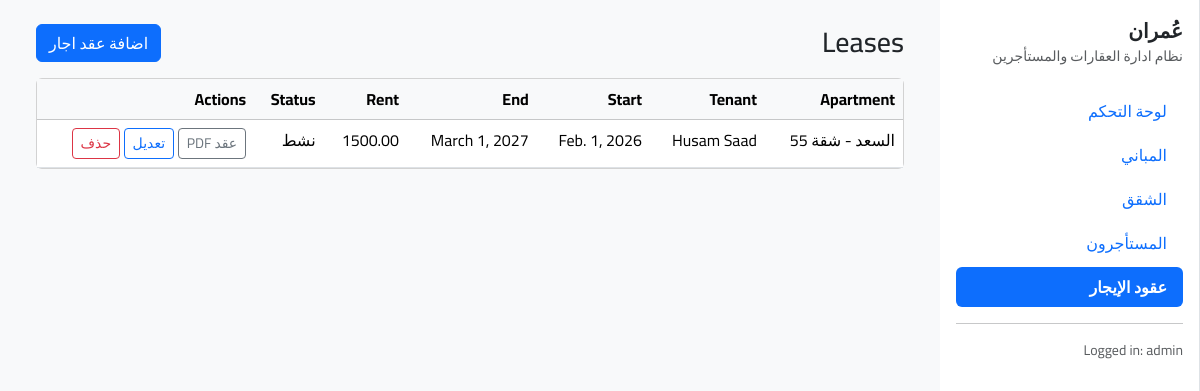
Page /leases/ (signed in) on the committed database.
### listings/models.py (models this page shows, shortened)
class Lease(models.Model):
    class Status(models.TextChoices):
        ACTIVE = "ACTIVE", "نشط"
        ENDED = "ENDED", "منتهي"
    apartment = models.ForeignKey(
        Apartment,
        verbose_name="الشقة",
        on_delete=models.PROTECT,
        related_name="leases"
    )
    tenant = models.ForeignKey(
        Tenant,
        verbose_name="المستأجر",
        on_delete=models.PROTECT,
        related_name="leases"
    )
    start_date = models.DateField("تاريخ البداية")
    end_date = models.DateField("تاريخ النهاية", null=True, blank=True)
    rent_amount = models.DecimalField("قيمة الإيجار المتفق عليها", max_digits=12, decimal_places=2)
    security_deposit = models.DecimalField("مبلغ التأمين", max_digits=12, decimal_places=2, default=0)
    status = models.CharField("حالة العقد", max_length=10, choices=Status.choices, default=Status.ACTIVE)
    notes = models.TextField("ملاحظات", blank=True)
    class Meta:
        verbose_name = "عقد"
        verbose_name_plural = "العقود"
        ordering = ["-start_date"]
        constraints = [
            models.UniqueConstraint(
                fields=["apartment"],
                condition=models.Q(status="ACTIVE"),
                name="unique_active_lease_per_apartment",
            )
        ]

class Apartment(models.Model):
    class Status(models.TextChoices):
        VACANT = "VACANT", "شاغرة"
        RENTED = "RENTED", "مؤجرة"
        MAINTENANCE = "MAINT", "صيانة"
    building = models.ForeignKey(
        Building,
        verbose_name="العمارة",
        on_delete=models.CASCADE,
        related_name="apartments"
    )
    apartment_no = models.CharField("رقم الشقة", max_length=50)
    floor = models.CharField("الطابق", max_length=50, blank=True)
    rooms = models.PositiveSmallIntegerField("عدد الغرف", default=0)
    area_m2 = models.DecimalField("المساحة (م²)", max_digits=8, decimal_places=2, default=0)
    rent_amount = models.DecimalField("قيمة الإيجار", max_digits=12, decimal_places=2, default=0)
    status = models.CharField("الحالة", max_length=10, choices=Status.choices, default=Status.VACANT)
    notes = models.TextField("ملاحظات", blank=True)
    class Meta:
        verbose_name = "شقة"
        verbose_name_plural = "الشقق"
        unique_together = ("building", "apartment_no")
        ordering = ["building", "apartment_no"]
    def __str__(self):
        return f"{self.building.name} - شقة {self.apartment_no}"

class Building(models.Model):
    name = models.CharField("اسم العمارة", max_length=150)
    address = models.CharField("العنوان", max_length=255, blank=True)
    notes = models.TextField("ملاحظات", blank=True)
    class Meta:
        verbose_name = "عمارة"
        verbose_name_plural = "العمارات"
        ordering = ["name"]

class Tenant(models.Model):
    full_name = models.CharField("اسم المستأجر", max_length=150)
    phone = models.CharField("رقم الهاتف", max_length=50, blank=True)
    id_number = models.CharField("رقم الهوية", max_length=50, blank=True)
    address = models.CharField("العنوان", max_length=255, blank=True)  # ✅ جديد
    id_image = models.ImageField("صورة الهوية", upload_to="tenant_ids/", blank=True, null=True)
    notes = models.TextField("ملاحظات", blank=True)
    class Meta:
        verbose_name = "مستأجر"
        verbose_name_plural = "المستأجرون"
        ordering = ["full_name"]
    def __str__(self):
        return self.full_name

### listings/views.py (the view)
# urls.py: path("leases/", views.lease_list, name="lease_list"),
def lease_list(request):
    leases = Lease.objects.select_related("apartment", "tenant", "apartment__building").all().order_by("-start_date")
    is_htmx = request.headers.get("HX-Request")
    template = "listings/partials/lease_list_partial.html" if is_htmx else "listings/lease_list.html"
    return render(request, template, {"leases": leases})

### listings/templates/listings/lease_list.html (shortened to what this page needs)
{% extends "layout/base.html" %}
{% block content %}
<div class="d-flex align-items-center justify-content-between mb-3">
  <h3 class="mb-0">Leases</h3>
  <a class="btn btn-primary" href="{% url 'lease_create' %}">اضافة عقد اجار</a>
</div>
<div class="card">
  <div class="table-responsive">
    <table class="table table-hover mb-0">
      <thead class="table-light">
        <tr>
          <th>Apartment</th>
          <th>Tenant</th>
          <th>Start</th>
          <th>End</th>
          <th>Rent</th>
          <th>Status</th>
          <th class="text-end">Actions</th>
        </tr>
      </thead>
      <tbody>
        {% for l in leases %}
        <tr>
          <td>{{ l.apartment }}</td>
          <td>{{ l.tenant }}</td>
          <td>{{ l.start_date }}</td>
          <td>{{ l.end_date|default:"-" }}</td>
          <td>{{ l.rent_amount }}</td>
          <td>{{ l.get_status_display }}</td>
          <td class="text-end">
            <a class="btn btn-sm btn-outline-secondary" href="{% url 'lease_contract_preview' l.id %}" target="_blank" rel="noopener">عقد PDF</a>
            <a class="btn btn-sm btn-outline-primary" href="{% url 'lease_edit' l.id %}">تعديل</a>
            <a class="btn btn-sm btn-outline-danger" href="{% url 'lease_delete' l.id %}">حذف</a>
          </td>
        </tr>
        {% empty %}
        <tr><td colspan="7" class="text-center text-muted p-4">No leases yet.</td></tr>
        {% endfor %}
      </tbody>
    </table>
  </div>
</div>
{% endblock %}

### listings/templates/layout/base.html (shortened to what this page needs)
<!doctype html>
<html lang="ar" dir="rtl">
<head>
  <link href="https://cdn.jsdelivr.net/npm/bootstrap@5.3.3/dist/css/bootstrap.min.css" rel="stylesheet">
</head>
<body class="bg-light">
<div class="d-flex">
  <aside class="sidebar bg-white border-end p-3">
    <div class="mb-4">
      <div class="fw-bold fs-5">عُمران</div>
      <div class="text-muted small">نظام ادارة العقارات والمستأجرين</div>
    </div>
    <nav class="nav nav-pills flex-column gap-1">
      <a class="nav-link" data-nav="dashboard" href="{% url 'dashboard' %}" hx-get="{% url 'dashboard' %}" hx-target="#main-content" hx-push-url="true">
        لوحة التحكم
      </a>
      <a class="nav-link" data-nav="buildings" href="{% url 'building_list' %}" hx-get="{% url 'building_list' %}" hx-target="#main-content" hx-push-url="true">
        المباني
      </a>
      <a class="nav-link" data-nav="apartments" href="{% url 'apartment_list' %}" hx-get="{% url 'apartment_list' %}" hx-target="#main-content" hx-push-url="true">
        الشقق
      </a>
      <a class="nav-link" data-nav="tenants" href="{% url 'tenant_list' %}" hx-get="{% url 'tenant_list' %}" hx-target="#main-content" hx-push-url="true">
        المستأجرون
      </a>
      <a class="nav-link" data-nav="leases" href="{% url 'lease_list' %}" hx-get="{% url 'lease_list' %}" hx-target="#main-content" hx-push-url="true">
        عقود الإيجار
      </a>
    </nav>
    <hr>
    <div class="small text-muted">
      Logged in: {{ request.user.username }}
    </div>
  </aside>
  <main class="flex-grow-1 p-4">
    <div class="container-fluid">
      <div id="main-content">
        {% block content %}{% endblock %}
      </div>
    </div>
  </main>
</div>
</body>
</html>

### listings/templates/layout/base.html (style rules this page uses)
body { font-family: 'Cairo', sans-serif; }
.sidebar { width: 260px; min-height: 100vh; position: sticky; top: 0; }
.nav-link.active { font-weight: 600; }

### rows in the picture
Lease: apartment "السعد - شقة 55", tenant "Husam Saad", start_date "Feb. 1, 2026", end_date "March 1, 2027", rent_amount "1500.00", status "نشط"

### other values in the picture
{{ request.user.username }} "admin"
